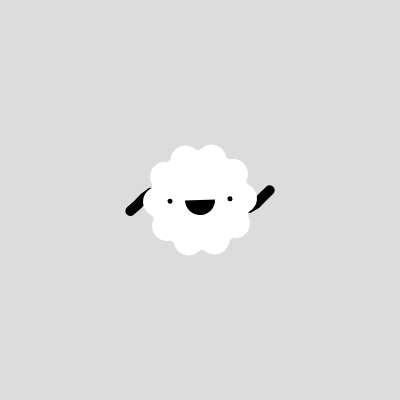
Frame 1 (no input)
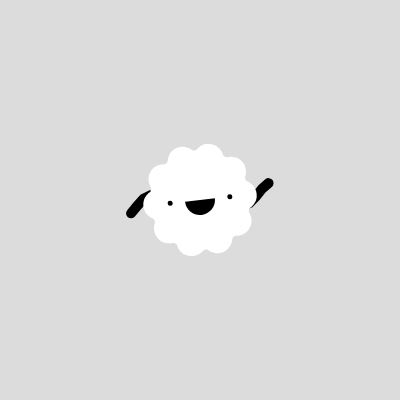
Frame 60 (no input)
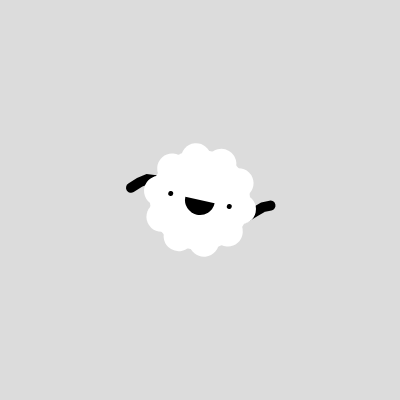
Frame 120 (the mouse pressed at the canvas centre since frame 60)

The p5.js sketch that drew these frames (run headless with seeded random() and noise() and a simulated clock; from frame 60 on, the mouse is pressed at the canvas centre):

// p5.js sketch
// ── sketch.js
function setup() {
  createCanvas(400, 400);
}

function draw() {
  background(220);
  drawCloud(width / 2, height / 2, 1);
}

function drawCloud(x, y, s) {
  push();
  translate(x, y);
//swing
  let angle = map(sin(frameCount * 0.05), -1, 1, PI / 4, -PI / 4)
  rotate(angle);
//size
  scale(s);
  drawArms();
  noStroke();
//body
  fill(255);
  circle(0, 0, 100);
//around body
  for (let angle = 0; angle < 2 * PI; angle += PI / 5) {
    push();
    rotate(angle);
    fill(255);
    circle(100 / 2 - 8, 0, 30);
    pop();
  }
  drawFace();
  pop();

}
function drawArms() {
  //arms
  beginShape();
  let lineLength2 = 70;
  noFill();
  for (let i = -lineLength2; i <= lineLength2; i += lineLength2 / 10) {
    strokeWeight(10);
    let v = 10 * sin(frameCount * 0.1 - i);
    vertex(i, v);
  }
  endShape();
}

function drawFace() {
  //face
  fill(0);
  circle(0 - 30, 0, 5);
  circle(0 + 30, 0, 5);
  arc(0, 0, 30, 30, 0, PI);
}
